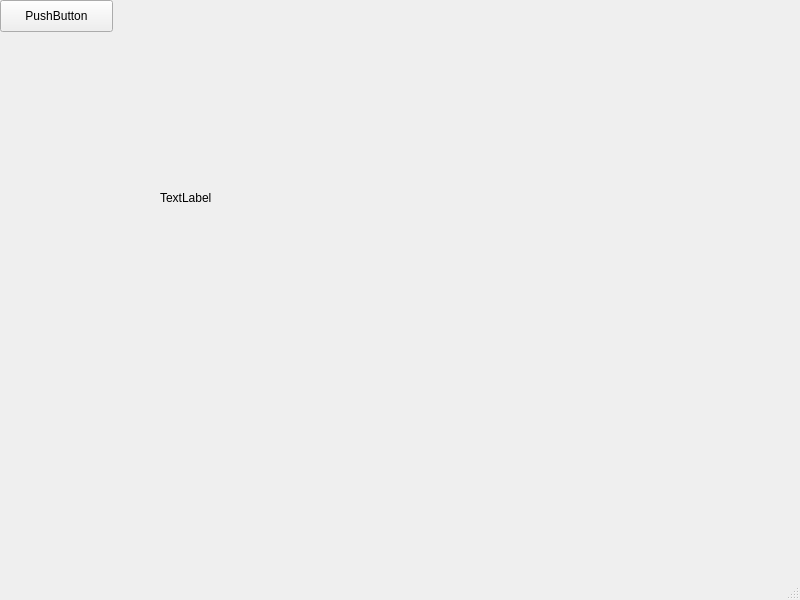
<?xml version="1.0" encoding="UTF-8"?>
<ui version="4.0">
 <class>MainWindow</class>
 <widget class="QMainWindow" name="MainWindow">
  <property name="geometry">
   <rect>
    <x>0</x>
    <y>0</y>
    <width>800</width>
    <height>600</height>
   </rect>
  </property>
  <property name="windowTitle">
   <string>MainWindow</string>
  </property>
  <widget class="QWidget" name="centralwidget">
   <widget class="QPushButton" name="playButton">
    <property name="geometry">
     <rect>
      <x>0</x>
      <y>0</y>
      <width>113</width>
      <height>32</height>
     </rect>
    </property>
    <property name="text">
     <string>PushButton</string>
    </property>
   </widget>
   <widget class="QLabel" name="label">
    <property name="geometry">
     <rect>
      <x>160</x>
      <y>190</y>
      <width>60</width>
      <height>16</height>
     </rect>
    </property>
    <property name="text">
     <string>TextLabel</string>
    </property>
   </widget>
  </widget>
  <widget class="QMenuBar" name="menubar">
   <property name="geometry">
    <rect>
     <x>0</x>
     <y>0</y>
     <width>800</width>
     <height>24</height>
    </rect>
   </property>
  </widget>
  <widget class="QStatusBar" name="statusbar"/>
 </widget>
 <resources/>
 <connections/>
</ui>
